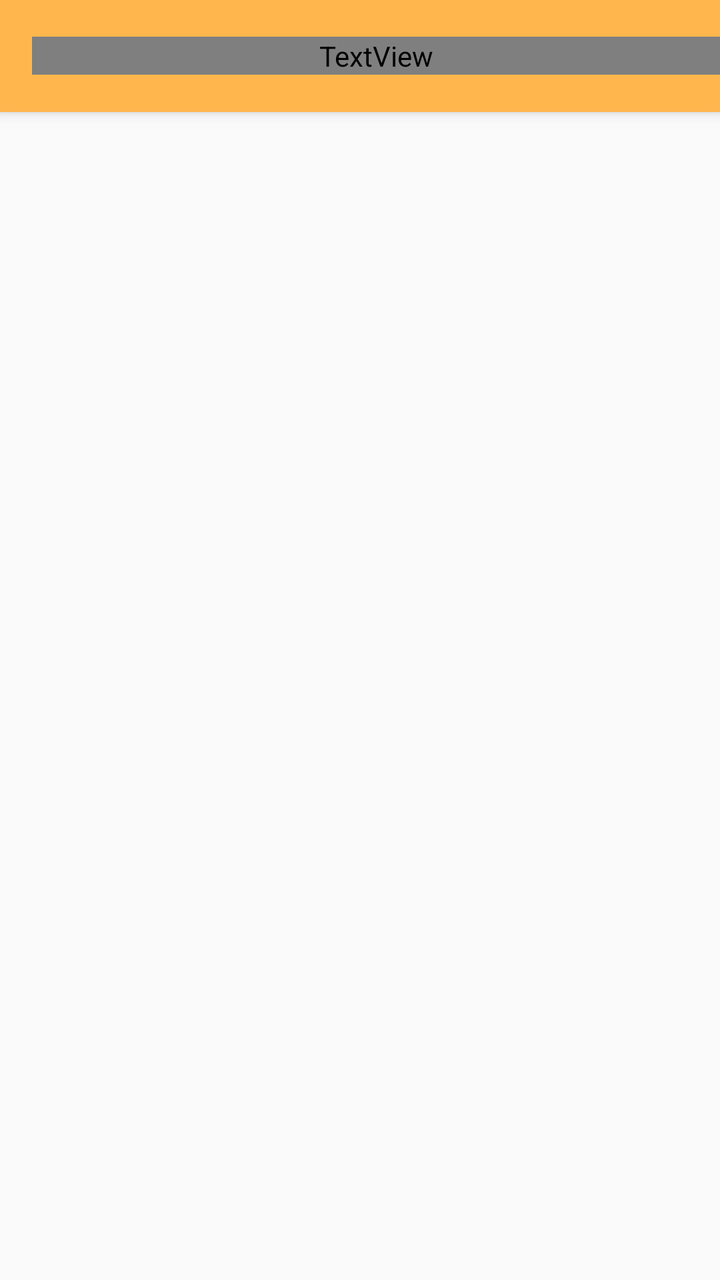
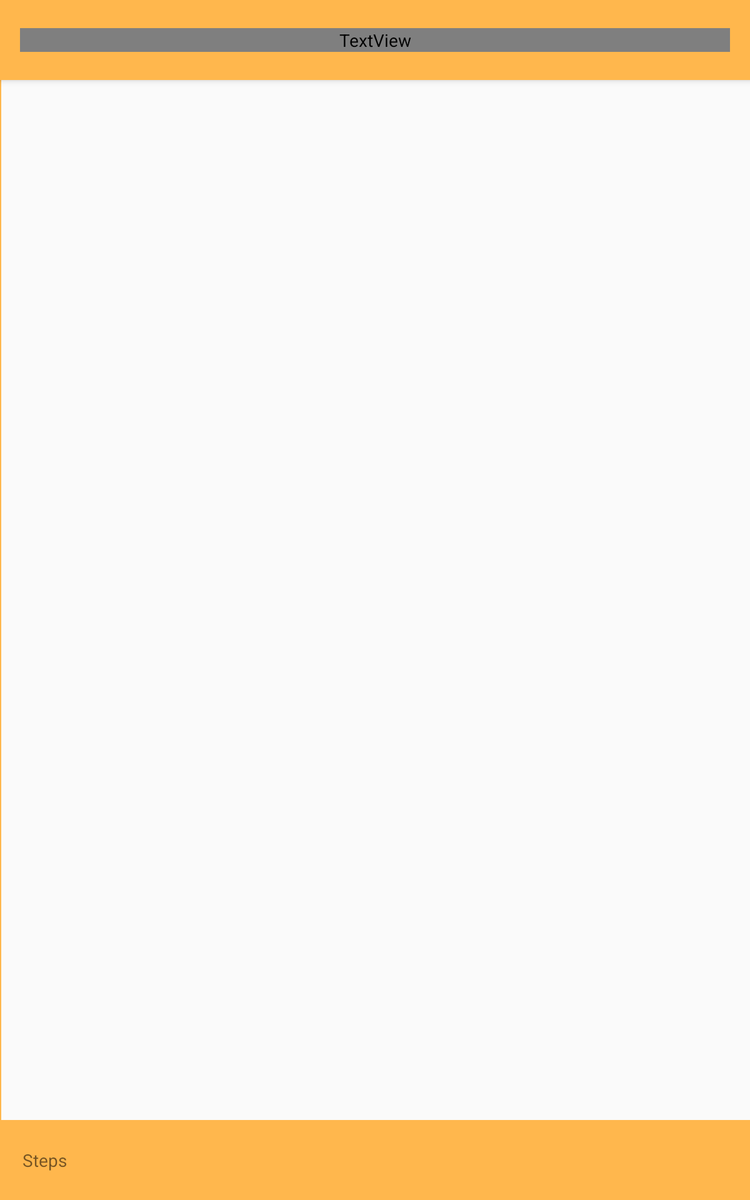

First picture: res/layout/ on a phone held upright. Second picture: the repository's own variant of that layout, on a device whose configuration matches the variant's folder. Source for both follows.
<!-- AndroidManifest.xml: application theme AppTheme -->
<!-- res/layout/activity_home.xml -->
<?xml version="1.0" encoding="utf-8"?>
<android.support.constraint.ConstraintLayout xmlns:android="http://schemas.android.com/apk/res/android"
    xmlns:app="http://schemas.android.com/apk/res-auto"
    xmlns:tools="http://schemas.android.com/tools"
    android:layout_width="match_parent"
    android:layout_height="match_parent"
    tools:context="br.com.android.aline.recipes.ui.home.HomeActivity">

    <include
        android:id="@+id/toolbar_home"
        layout="@layout/toolbar"
        app:layout_constraintTop_toTopOf="parent" />

    <FrameLayout
        android:id="@+id/master_list_fragment"
        android:layout_width="match_parent"
        android:layout_height="match_parent"
        android:padding="@dimen/padding_recycler"
        app:layout_constraintEnd_toEndOf="parent"
        app:layout_constraintStart_toStartOf="parent"
        android:layout_marginTop="?attr/actionBarSize"
        app:layout_constraintTop_toBottomOf="@id/toolbar_home"
         />

</android.support.constraint.ConstraintLayout>
<!-- res/layout/toolbar.xml (included above) -->
<?xml version="1.0" encoding="utf-8"?>
<android.support.v7.widget.Toolbar xmlns:android="http://schemas.android.com/apk/res/android"
    android:layout_width="match_parent"
    android:layout_height="?attr/actionBarSize"
    xmlns:app="http://schemas.android.com/apk/res-auto"
    android:background="@color/colorPrimary"
    app:elevation="4dp"
    android:id="@+id/toolbar"
    app:theme="@style/ToolbarTheme"
    app:popupTheme="@style/ThemeOverlay.AppCompat.Dark.ActionBar">

    <TextView
        android:layout_width="match_parent"
        android:layout_height="wrap_content"
        android:text="@string/app_name"
        android:textAlignment="textStart"
        android:gravity="right"
        android:textSize="21sp"
        android:textColor="@android:color/white"
        android:fontFamily="sans-serif-ligth"
        android:id="@+id/title_toolbar"/>

</android.support.v7.widget.Toolbar>
<!-- resources referenced by this layout -->
<resources>
  <color name="colorPrimary">#FFB74D</color>
  <dimen name="padding_recycler">18dp</dimen>
  <string name="app_name">Recipes</string>
  <style name="ToolbarTheme" parent="ThemeOverlay.AppCompat.Dark.ActionBar">
          <item name="colorControlNormal">@android:color/white</item>
      </style>
  <style name="AppTheme" parent="Theme.AppCompat.Light.NoActionBar">
          
          <item name="colorPrimary">@color/colorPrimary</item>
          <item name="colorPrimaryDark">@color/colorPrimaryDark</item>
          <item name="colorAccent">@color/colorAccent</item>
      </style>
  <color name="colorPrimaryDark">#bb4d00</color>
  <color name="colorAccent">#FF4081</color>
</resources>
<!-- res/layout-sw600dp/activity_home.xml (the repository's variant of the layout above) -->
<!-- drawn on a 7-inch tablet held upright -->
<?xml version="1.0" encoding="utf-8"?>
<android.support.constraint.ConstraintLayout xmlns:android="http://schemas.android.com/apk/res/android"
    xmlns:app="http://schemas.android.com/apk/res-auto"
    xmlns:tools="http://schemas.android.com/tools"
    android:layout_width="match_parent"
    android:layout_height="match_parent"
    android:baselineAligned="false"
    android:orientation="horizontal"
    android:id="@+id/layout_details_recipe_tablet"
    tools:context=".ui.home.HomeActivity">

    <include layout="@layout/toolbar"
        android:id="@+id/toolbar_home"/>

    <FrameLayout
        app:layout_constraintTop_toBottomOf="@id/toolbar_home"
        app:layout_constraintStart_toStartOf="parent"
        android:layout_marginTop="?attr/actionBarSize"
        android:id="@+id/master_list_fragment"
        android:layout_width="400dp"
        android:layout_height="match_parent" />

    <View
        app:layout_constraintTop_toTopOf="parent"
        android:layout_width="1dp"
        android:layout_height="match_parent"
        android:background="@color/colorPrimary" />

        <FrameLayout
            android:id="@+id/frag_ingredient"
            android:layout_width="match_parent"
            android:layout_height="match_parent"
            android:layout_marginTop="@dimen/padding_recycler"
            android:layout_marginBottom="?attr/actionBarSize"
            app:layout_constraintStart_toEndOf="@layout/fragment_master_list"
           />

        <TextView
            android:id="@+id/btn_show_steps"
            android:layout_width="match_parent"
            android:layout_height="?attr/actionBarSize"
            android:background="@color/colorPrimary"
            android:drawableEnd="@drawable/ic_next"
            android:drawableRight="@drawable/ic_next"
            android:gravity="center|start"
            android:padding="18dp"
            android:text="@string/btn_steps"
            app:layout_constraintBottom_toBottomOf="parent"
            app:layout_constraintStart_toEndOf="@id/master_list_fragment"
          />



</android.support.constraint.ConstraintLayout>
<!-- res/layout/fragment_master_list.xml (included above) -->
<android.support.v7.widget.RecyclerView xmlns:android="http://schemas.android.com/apk/res/android"
    xmlns:tools="http://schemas.android.com/tools"
    android:id="@+id/list_recipes"
    android:layout_width="match_parent"
    android:layout_height="match_parent"
    tools:context="br.com.android.aline.recipes.fragments.MasterListFragment">


</android.support.v7.widget.RecyclerView>
<!-- resources referenced by the variant -->
<!-- as a 7-inch tablet held upright resolves them -->
<resources>
  <color name="colorPrimary">#FFB74D</color>
  <dimen name="padding_recycler">18dp</dimen>
  <string name="app_name">Recipes</string>
  <string name="btn_steps">Steps</string>
  <style name="ToolbarTheme" parent="ThemeOverlay.AppCompat.Dark.ActionBar">
          <item name="colorControlNormal">@android:color/white</item>
      </style>
  <style name="AppTheme" parent="Theme.AppCompat.Light.NoActionBar">
          
          <item name="colorPrimary">@color/colorPrimary</item>
          <item name="colorPrimaryDark">@color/colorPrimaryDark</item>
          <item name="colorAccent">@color/colorAccent</item>
      </style>
  <color name="colorPrimaryDark">#bb4d00</color>
  <color name="colorAccent">#FF4081</color>
</resources>
